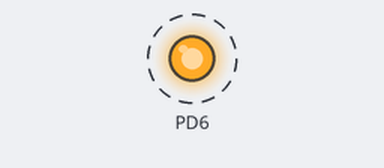
The program below on a simulated ATtiny2313, built with avr-gcc and emulated at 1 MHz. On the bench: output pins drawn as LEDs (lit = HIGH). Dashed ring = blinking.

Above: at 0.5 s.
Timing chart, 0 to 4.6 s (numbered marks = the images above):
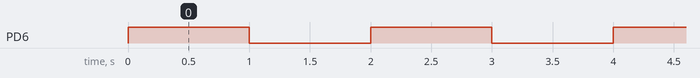

The program:

blink.c
```c
/*
 * blink.c
 *
 * Created: 4/14/2015 12:22:41 AM
 *  Author: Kevin
 */

#define F_CPU 1000000UL
#include <avr/io.h>
#include <util/delay.h>

void initialization(void);
void LED_on(void);
void LED_off(void);

int main(void)
{
	//initialization();
	DDRD |= (1<<PD6);//make PD6 an output
    while(1)
    {
		//LED_on();
		PORTD |= (1<<PD6);
        _delay_ms(1000);//delay for 1 second
		//LED_off();
		PORTD &= ~(1<<PD6);
		_delay_ms(1000);
    }
}

void initialization(void){
	DDRD |= (1<<PD6);//make PD6 an output
}
void LED_on(void){
	PORTD |= (1<<PD6);
}
void LED_off(void){
	PORTD &= ~(1<<PD6);
}
```

Measured:
- by itself, PD6: alternates HIGH for 1.0 s and LOW for 1.0 s
